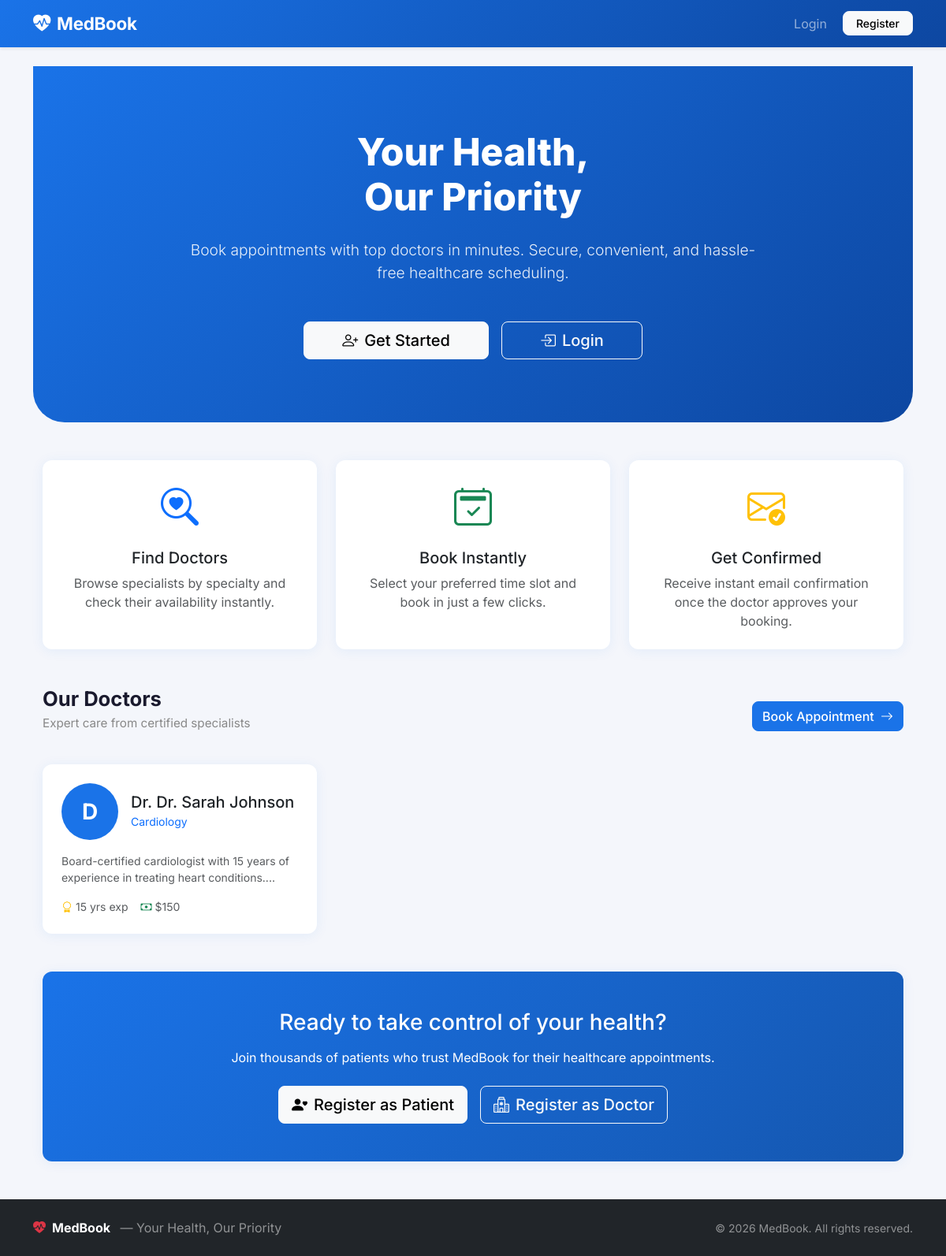
The page / on the database its author committed.
### tables this page shows
CREATE TABLE IF NOT EXISTS users (
    id INT UNSIGNED AUTO_INCREMENT PRIMARY KEY,
    full_name VARCHAR(150) NOT NULL,
    email VARCHAR(200) NOT NULL UNIQUE,
    password VARCHAR(255) NOT NULL,            
    role ENUM('doctor','patient') NOT NULL,
    phone VARCHAR(20) DEFAULT NULL,
     
    specialty VARCHAR(100) DEFAULT NULL,
    bio TEXT DEFAULT NULL,
    experience_years TINYINT UNSIGNED DEFAULT NULL,
    consultation_fee DECIMAL(10,2) DEFAULT NULL,
    profile_image VARCHAR(255) DEFAULT NULL,
     
    is_active TINYINT(1) NOT NULL DEFAULT 1,
    created_at TIMESTAMP DEFAULT CURRENT_TIMESTAMP,
    updated_at TIMESTAMP DEFAULT CURRENT_TIMESTAMP ON UPDATE CURRENT_TIMESTAMP,
    INDEX idx_role (role),
    INDEX idx_email (email)
);

### includes/helpers.php (called while the page is built, shortened)
<?php
function e(string $str): string {
    return htmlspecialchars($str, ENT_QUOTES | ENT_HTML5, 'UTF-8');
}
function url(string $path): string {
    return SITE_URL . '/' . ltrim($path, '/');
}

### index.php (the view, shortened to what this page needs)
<?php
require_once __DIR__ . '/includes/helpers.php';
$pdo     = getDB();
$stmt    = $pdo->prepare("SELECT id, full_name, specialty, experience_years, consultation_fee, bio FROM users WHERE role='doctor' AND is_active=1 ORDER BY created_at DESC LIMIT 6");
$stmt->execute();
$doctors = $stmt->fetchAll();
require_once __DIR__ . '/includes/header.php';
?>
<section class="hero-section text-center mb-0">
    <div class="container">
        <div class="row justify-content-center">
            <div class="col-lg-8">
                <h1 class="fw-800 mb-4">Your Health,<br>Our Priority</h1>
                <p class="lead mb-5">Book appointments with top doctors in minutes. Secure, convenient, and hassle-free healthcare scheduling.</p>
                <div class="d-flex gap-3 justify-content-center flex-wrap">
                    <a href="<?= url('register.php') ?>" class="btn btn-light btn-lg px-5 fw-600">
                        <i class="bi bi-person-plus me-2"></i>Get Started
                    </a>
                    <a href="<?= url('login.php') ?>" class="btn btn-outline-light btn-lg px-5">
                        <i class="bi bi-box-arrow-in-right me-2"></i>Login
                    </a>
                </div>
            </div>
        </div>
    </div>
</section>
<div class="container mt-5">
    <div class="row g-4 mb-5">
        <div class="col-md-4">
            <div class="card h-100 text-center p-4">
                <div class="mb-3"><i class="bi bi-search-heart text-primary" style="font-size:3rem;"></i></div>
                <h5 class="fw-700">Find Doctors</h5>
                <p class="text-muted mb-0">Browse specialists by specialty and check their availability instantly.</p>
            </div>
        </div>
        <div class="col-md-4">
            <div class="card h-100 text-center p-4">
                <div class="mb-3"><i class="bi bi-calendar2-check text-success" style="font-size:3rem;"></i></div>
                <h5 class="fw-700">Book Instantly</h5>
                <p class="text-muted mb-0">Select your preferred time slot and book in just a few clicks.</p>
            </div>
        </div>
        <div class="col-md-4">
            <div class="card h-100 text-center p-4">
                <div class="mb-3"><i class="bi bi-envelope-check text-warning" style="font-size:3rem;"></i></div>
                <h5 class="fw-700">Get Confirmed</h5>
                <p class="text-muted mb-0">Receive instant email confirmation once the doctor approves your booking.</p>
            </div>
        </div>
    </div>
    <?php if (!empty($doctors)): ?>
    <div class="mb-5">
        <div class="d-flex justify-content-between align-items-center mb-4">
            <div>
                <h2 class="section-title">Our Doctors</h2>
                <p class="section-subtitle">Expert care from certified specialists</p>
            </div>
            <a href="<?= url('register.php?role=patient') ?>" class="btn btn-primary">
                Book Appointment <i class="bi bi-arrow-right ms-1"></i>
            </a>
        </div>
        <div class="row g-4">
            <?php foreach ($doctors as $doc): ?>
            <div class="col-sm-6 col-lg-4">
                <div class="card doctor-card h-100 p-4">
                    <div class="d-flex align-items-center mb-3">
                        <div class="avatar-lg me-3"><?= strtoupper(substr($doc['full_name'], 0, 1)) ?></div>
                        <div>
                            <h5 class="mb-0 fw-700">Dr. <?= e($doc['full_name']) ?></h5>
                            <span class="text-primary small fw-600"><?= e($doc['specialty'] ?? 'General Physician') ?></span>
                        </div>
                    </div>
                    <?php if ($doc['bio']): ?>
                        <p class="text-muted small mb-3"><?= e(substr($doc['bio'], 0, 100)) ?>...</p>
                    <?php endif; ?>
                    <div class="d-flex gap-3 text-muted small">
                        <?php if ($doc['experience_years']): ?>
                        <span><i class="bi bi-award me-1 text-warning"></i><?= e($doc['experience_years']) ?> yrs exp</span>
                        <?php endif; ?>
                        <?php if ($doc['consultation_fee']): ?>
                        <span><i class="bi bi-cash me-1 text-success"></i>$<?= number_format($doc['consultation_fee'], 0) ?></span>
                        <?php endif; ?>
                    </div>
                </div>
            </div>
            <?php endforeach; ?>
        </div>
    </div>
    <?php endif; ?>
    <div class="card bg-gradient-primary text-white text-center p-5 mb-4">
        <h3 class="fw-700 mb-3">Ready to take control of your health?</h3>
        <p class="mb-4 opacity-85">Join thousands of patients who trust MedBook for their healthcare appointments.</p>
        <div class="d-flex gap-3 justify-content-center flex-wrap">
            <a href="<?= url('register.php?role=patient') ?>" class="btn btn-light btn-lg fw-600">
                <i class="bi bi-person-heart me-2"></i>Register as Patient
            </a>
            <a href="<?= url('register.php?role=doctor') ?>" class="btn btn-outline-light btn-lg">
                <i class="bi bi-hospital me-2"></i>Register as Doctor
            </a>
        </div>
    </div>
</div>
<?php require_once __DIR__ . '/includes/footer.php'; ?>

### assets/css/style.css (style rules this page uses)
:root { --primary: #1a73e8; --primary-dark: #0d47a1; --success: #2e7d32; --danger: #c62828; --warning: #f57c00; --light-bg: #f4f6fb; --card-shadow: 0 2px 16px rgba(26, 115, 232, 0.08); --border-r: 12px; }
body { font-family: 'Inter', 'Segoe UI', Arial, sans-serif; background: var(--light-bg); color: #333; min-height: 100vh; display: flex; flex-direction: column; }
.avatar-lg { width: 72px; height: 72px; background: var(--primary); border-radius: 50%; display: inline-flex; align-items: center; justify-content: center; font-weight: 700; font-size: 28px; color: #fff; flex-shrink: 0; }
.card { border: none !important; border-radius: var(--border-r) !important; box-shadow: var(--card-shadow) !important; }
.bg-gradient-primary { background: linear-gradient(135deg, #1a73e8, #1557b0); }
.hero-section { background: linear-gradient(135deg, var(--primary) 0%, var(--primary-dark) 100%); color: #fff; padding: 80px 0; border-radius: 0 0 40px 40px; margin-bottom: 48px; }
.hero-section h1 { font-size: 3rem; font-weight: 800; }
.hero-section p { font-size: 1.2rem; opacity: 0.9; }
.doctor-card { transition: transform 0.2s, box-shadow 0.2s; cursor: pointer; }
.btn { border-radius: 8px; font-weight: 500; transition: all 0.2s; }
.btn-primary { background: var(--primary); border-color: var(--primary); }
.section-title { font-size: 1.6rem; font-weight: 700; color: #1a1a2e; margin-bottom: 4px; }
.section-subtitle { color: #888; font-size: 0.95rem; }

### rows shown on the page
users: full_name "D", full_name "Dr. Sarah Johnson", specialty "Cardiology", bio "Board-certified cardiologist with 15 years of experience in treating heart conditions.", experience_years "15", consultation_fee "150"

### other values the page prints
SITE_NAME "MedBook"
